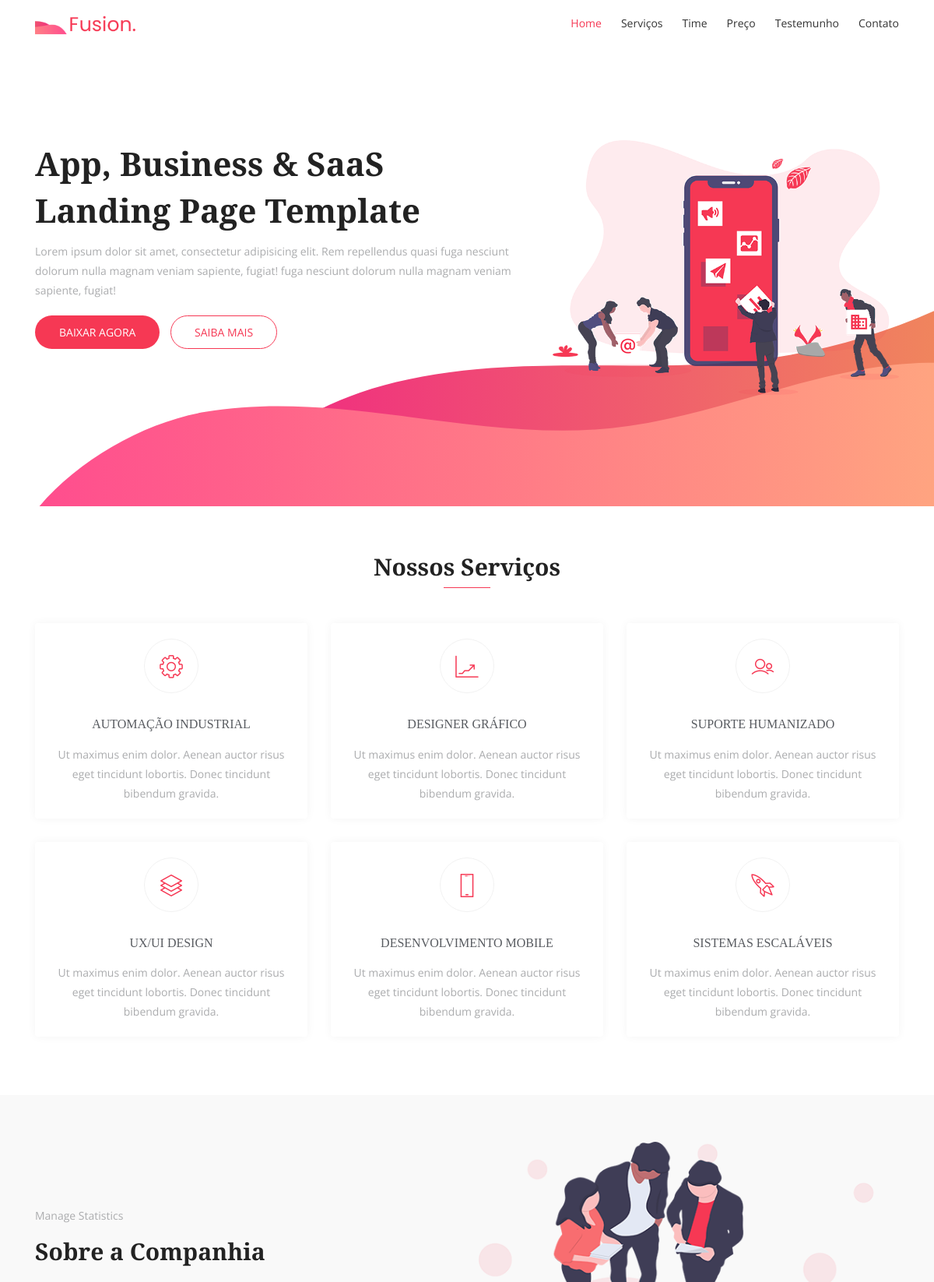
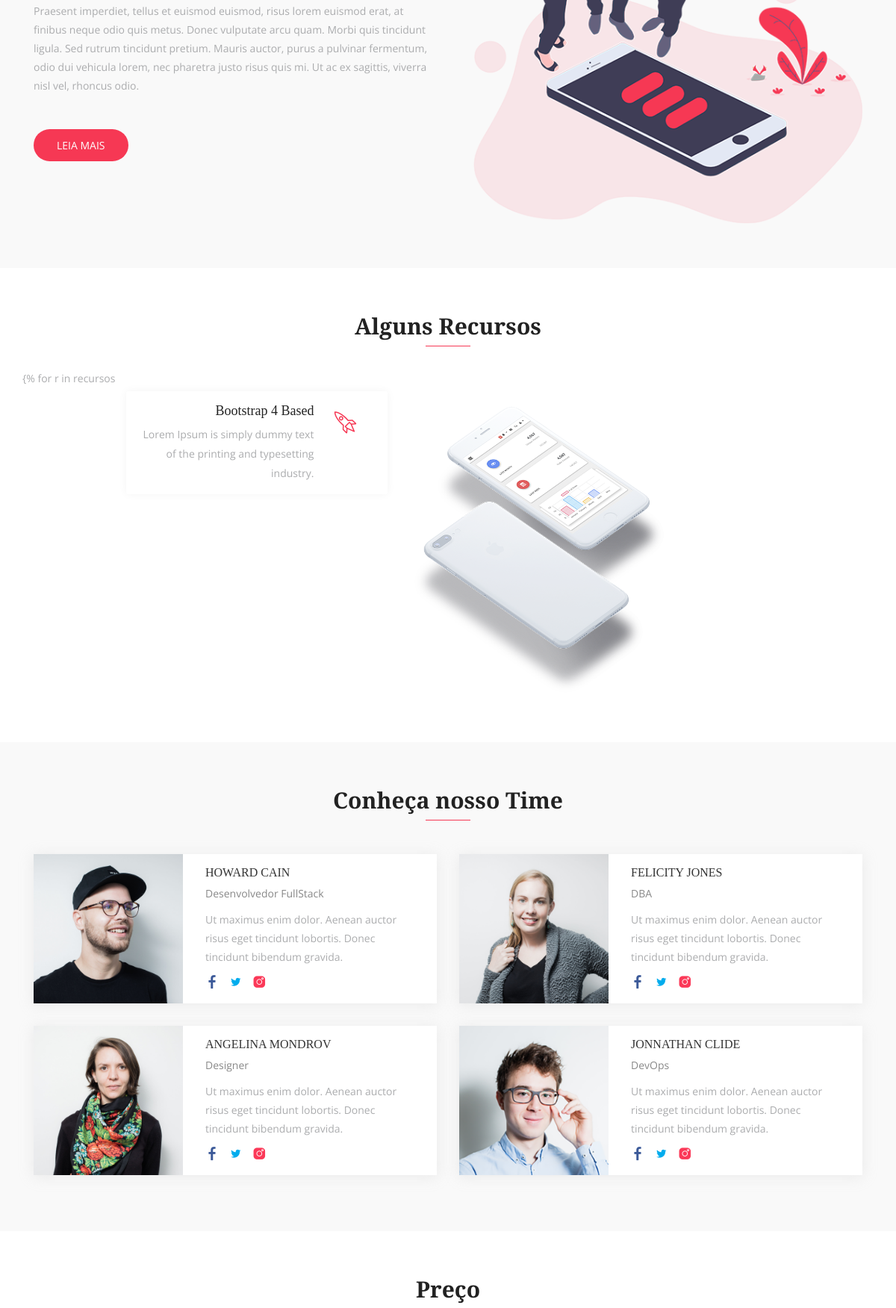
The page / (upper part) on the database its author committed (2 pictures, top to bottom).
### core/models.py (models this page shows, shortened)
class Base(models.Model):
    criado = models.DateField('Criação', auto_now_add=True)
    modificado = models.DateField('Atualização', auto_now=True)
    ativo = models.BooleanField('Ativo?', default=True)
    class Meta:
        abstract = True

class Servico(Base):
    ICONE_CHOICES = (
        ('lni-cog', 'Engrenagem'),
        ('lni-stats-up', 'Gráfico'),
        ('lni-users', 'Usuários'),
        ('lni-layers', 'Design'),
        ('lni-mobile', 'Mobile'),
        ('lni-rocket', 'Foguete'),
    )
    servico = models.CharField('Servico', max_length=100)
    descricao = models.TextField('Descrição', max_length=300)
    icone = models.CharField('Icone', max_length=12, choices=ICONE_CHOICES)
    class Meta:
        verbose_name = 'Serviço'
        verbose_name_plural = 'Serviços'

class Equipe(Base):
    nome = models.CharField('Nome', max_length=100)
    cargo = models.ForeignKey('core.Cargo', verbose_name='Cargo', on_delete=models.DO_NOTHING)
    bio = models.TextField('Bio', max_length=300)
    imagem = models.FileField(verbose_name='Imagem', upload_to='equipe')
    facebook = models.CharField('Facebook', max_length=100, default='#')
    twitter = models.CharField('Twitter', max_length=100, default='#')
    instagram = models.CharField('Instagram', max_length=100, default='#')
    class Meta:
        verbose_name = 'Funcionário'
        verbose_name_plural = 'Funcionários'

class Cargo(Base):
    cargo = models.CharField('Cargo', max_length=100)
    class Meta:
        verbose_name = 'Cargo'
        verbose_name_plural = 'Cargos'
    def __str__(self):
        return self.cargo

### core/views.py (the view)
# urls.py: path('', IndexView.as_view(), name='index'),
class IndexView(TemplateView):
    template_name = 'index.html'
    def get_context_data(self, **kwargs):
        context = super(IndexView, self).get_context_data(**kwargs)
        context['servicos'] = Servico.objects.all()
        context['funcionarios'] = Equipe.objects.all()
        return context

### templates/index.html (shortened to what this page needs)
{% extends 'base.html' %}
{% load static %}
{% block content %}
    {% include 'hero.html' %}
    {% include 'servico.html' %}
    {% include 'sobre.html' %}
    {% include 'recurso.html' %}
    {% include 'time.html' %}
    {% include 'preco.html' %}
    {% endblock %}

### templates/base.html (shortened to what this page needs)
{% load static %}
<!DOCTYPE html>
<html lang="pt-br">
  <head>
    <link rel="stylesheet" href="{% static 'css/bootstrap.min.css' %}" >
    <link rel="stylesheet" href="{% static 'fonts/line-icons.css' %}">
    <link rel="stylesheet" href="{% static 'css/owl.carousel.min.css' %}">
    <link rel="stylesheet" href="{% static 'css/owl.theme.css' %}">
    <link rel="stylesheet" href="{% static 'css/animate.css' %}">
    <link rel="stylesheet" href="{% static 'css/main.css' %}">
    <link rel="stylesheet" href="{% static 'css/responsive.css' %}">
  </head>
  <body>
    <header id="header-wrap">
      <nav class="navbar navbar-expand-md bg-inverse fixed-top scrolling-navbar">
        <div class="container">
          <a href="{% static 'index.html' %}" class="navbar-brand"><img src="{% static 'img/logo.png' %}" alt=""></a>
          <div class="collapse navbar-collapse" id="navbarCollapse">
            <ul class="navbar-nav mr-auto w-100 justify-content-end clearfix">
              <li class="nav-item active">
                <a class="nav-link" href="#hero-area">
                  Home
                </a>
              </li>
              <li class="nav-item">
                <a class="nav-link" href="#services">
                  Serviços
                </a>
              </li>
              <li class="nav-item">
                <a class="nav-link" href="#team">
                  Time
                </a>
              </li>
              <li class="nav-item">
                <a class="nav-link" href="#pricing">
                  Preço
                </a>
              </li>
              <li class="nav-item">
                <a class="nav-link" href="#testimonial">
                  Testemunho
                </a>
              </li>
              <li class="nav-item">
                <a class="nav-link" href="#contact">
                  Contato
                </a>
              </li>
            </ul>
          </div>
        </div>
      </nav>
      {% block content %} {% endblock %}
  </body>
</html>

### templates/hero.html
{% load static %}
<div id="hero-area" class="hero-area-bg">
        <div class="container">
          <div class="row">
            <div class="col-lg-7 col-md-12 col-sm-12 col-xs-12">
              <div class="contents">
                <h2 class="head-title">App, Business & SaaS<br>Landing Page Template</h2>
                <p>Lorem ipsum dolor sit amet, consectetur adipisicing elit. Rem repellendus quasi fuga nesciunt dolorum nulla magnam veniam sapiente, fugiat! fuga nesciunt dolorum nulla magnam veniam sapiente, fugiat!</p>
                <div class="header-button">
                  <a href="#" class="btn btn-common">Baixar agora</i></a>
                  <a href="#" class="btn btn-border video-popup">Saiba mais</i></a>
                </div>
              </div>
            </div>
            <div class="col-lg-5 col-md-12 col-sm-12 col-xs-12">
              <div class="intro-img">
                <img class="img-fluid" src="{% static 'img/intro-mobile.png' %}" alt="">
              </div>
            </div>
          </div>
        </div>
      </div>
    </header>

### templates/servico.html
{% load static %}
<section id="services" class="section-padding">
      <div class="container">
        <div class="section-header text-center">
          <h2 class="section-title wow fadeInDown" data-wow-delay="0.3s">Nossos Serviços</h2>
          <div class="shape wow fadeInDown" data-wow-delay="0.3s"></div>
        </div>
        <div class="row">
          {% for s in servicos %}
          <div class="col-md-6 col-lg-4 col-xs-12">
            <div class="services-item wow fadeInRight" data-wow-delay="0.3s">
              <div class="icon">
                <i class="{{ s.icone }}"></i>
              </div>
              <div class="services-content">
                <h3><a href="#">{{ s.servico }}</a></h3>
                <p>{{ s.descricao }}</p>
              </div>
            </div>
          </div>
          {% endfor %}
        </div>
      </div>
    </section>

### templates/sobre.html
{% load static %}
<div class="about-area section-padding bg-gray">
      <div class="container">
        <div class="row">
          <div class="col-lg-6 col-md-12 col-xs-12 info">
            <div class="about-wrapper wow fadeInLeft" data-wow-delay="0.3s">
              <div>
                <div class="site-heading">
                  <p class="mb-3">Manage Statistics</p>
                  <h2 class="section-title">Sobre a Companhia</h2>
                </div>
                <div class="content">
                  <p>
                    Praesent imperdiet, tellus et euismod euismod, risus lorem euismod erat, at finibus neque odio quis metus. Donec vulputate arcu quam. Morbi quis tincidunt ligula. Sed rutrum tincidunt pretium. Mauris auctor, purus a pulvinar fermentum, odio dui vehicula lorem, nec pharetra justo risus quis mi. Ut ac ex sagittis, viverra nisl vel, rhoncus odio.
                  </p>
                  <a href="#" class="btn btn-common mt-3">Leia mais</a>
                </div>
              </div>
            </div>
          </div>
          <div class="col-lg-6 col-md-12 col-xs-12 wow fadeInRight" data-wow-delay="0.3s">
            <img class="img-fluid" src="{% static 'img/about/img-1.png' %}" alt="" >
          </div>
        </div>
      </div>
    </div>

### templates/recurso.html
{% load static %}
<section id="features" class="section-padding">
      <div class="container">
        <div class="section-header text-center">
          <h2 class="section-title wow fadeInDown" data-wow-delay="0.3s">Alguns Recursos</h2>
          <div class="shape wow fadeInDown" data-wow-delay="0.3s"></div>
        </div>
        <div class="row">
          {% for r in recursos
          <div class="col-lg-4 col-md-12 col-sm-12 col-xs-12">
            <div class="content-left">
              <div class="box-item wow fadeInLeft" data-wow-delay="0.3s">
                <span class="icon">
                  <i class="lni-rocket"></i>
                </span>
                <div class="text">
                  <h4>Bootstrap 4 Based</h4>
                  <p>Lorem Ipsum is simply dummy text of the printing and typesetting industry.</p>
                </div>
              </div>
            </div>
          </div>
          <div class="col-lg-4 col-md-12 col-sm-12 col-xs-12">
            <div class="show-box wow fadeInUp" data-wow-delay="0.3s">
              <img src="{% static 'img/feature/intro-mobile.png' %}" alt="">
            </div>
          </div>
        </div>
      </div>
    </section>

### templates/time.html
{% load static %}
<section id="team" class="section-padding bg-gray">
      <div class="container">
        <div class="section-header text-center">
          <h2 class="section-title wow fadeInDown" data-wow-delay="0.3s">Conheça nosso Time</h2>
          <div class="shape wow fadeInDown" data-wow-delay="0.3s"></div>
        </div>
        <div class="row">
          {% for f in funcionarios %}
          <div class="col-lg-6 col-md-12 col-xs-12">
            <div class="team-item wow fadeInRight" data-wow-delay="0.2s">
              <div class="team-img">
                <img class="img-fluid" src="{{ f.imagem.url }}" alt="">
              </div>
              <div class="contetn">
                <div class="info-text">
                  <h3><a href="#">{{ f.nome }}</a></h3>
                  <p>{{ f.cargo }}</p>
                </div>
                <p>{{ f.bio }}</p>
                <ul class="social-icons">
                  <li><a href="{{ f.facebook }}"><i class="lni-facebook-filled" aria-hidden="true"></i></a></li>
                  <li><a href="{{ f.twitter }}"><i class="lni-twitter-filled" aria-hidden="true"></i></a></li>
                  <li><a href="{{ f.instagram }}"><i class="lni-instagram-filled" aria-hidden="true"></i></a></li>
                </ul>
              </div>
            </div>
          </div>
          {% endfor %}
        </div>
      </div>
    </section>

### templates/preco.html (shortened to what this page needs)
{% load static %}
<section id="pricing" class="section-padding">
      <div class="container">
        <div class="section-header text-center">
          <h2 class="section-title wow fadeInDown" data-wow-delay="0.3s">Preço</h2>
        </div>
      </div>
    </section>

### templates/testemunho.html (shortened to what this page needs)
{% load static %}

### templates/cta.html (shortened to what this page needs)
{% load static %}

### templates/contato.html (shortened to what this page needs)
{% load static %}

### templates/footer.html (shortened to what this page needs)
{% load static %}

### rows shown on the page
Servico: servico "AUTOMAÇÃO INDUSTRIAL", descricao "Ut maximus enim dolor. Aenean auctor risus eget tincidunt lobortis. Donec tincidunt bibendum gravida."
Servico: servico "DESIGNER GRÁFICO", descricao "Ut maximus enim dolor. Aenean auctor risus eget tincidunt lobortis. Donec tincidunt bibendum gravida."
Servico: servico "SUPORTE HUMANIZADO", descricao "Ut maximus enim dolor. Aenean auctor risus eget tincidunt lobortis. Donec tincidunt bibendum gravida."
Servico: servico "UX/UI DESIGN", descricao "Ut maximus enim dolor. Aenean auctor risus eget tincidunt lobortis. Donec tincidunt bibendum gravida."
Servico: servico "DESENVOLVIMENTO MOBILE", descricao "Ut maximus enim dolor. Aenean auctor risus eget tincidunt lobortis. Donec tincidunt bibendum gravida."
Servico: servico "SISTEMAS ESCALÁVEIS", descricao "Ut maximus enim dolor. Aenean auctor risus eget tincidunt lobortis. Donec tincidunt bibendum gravida."
Equipe: imagem (picture), nome "HOWARD CAIN", cargo "Desenvolvedor FullStack", bio "Ut maximus enim dolor. Aenean auctor risus eget tincidunt lobortis. Donec tincidunt bibendum gravida."
Equipe: imagem (picture), nome "FELICITY JONES", cargo "DBA", bio "Ut maximus enim dolor. Aenean auctor risus eget tincidunt lobortis. Donec tincidunt bibendum gravida."
Equipe: imagem (picture), nome "ANGELINA MONDROV", cargo "Designer", bio "Ut maximus enim dolor. Aenean auctor risus eget tincidunt lobortis. Donec tincidunt bibendum gravida."
Equipe: imagem (picture), nome "JONNATHAN CLIDE", cargo "DevOps", bio "Ut maximus enim dolor. Aenean auctor risus eget tincidunt lobortis. Donec tincidunt bibendum gravida."
